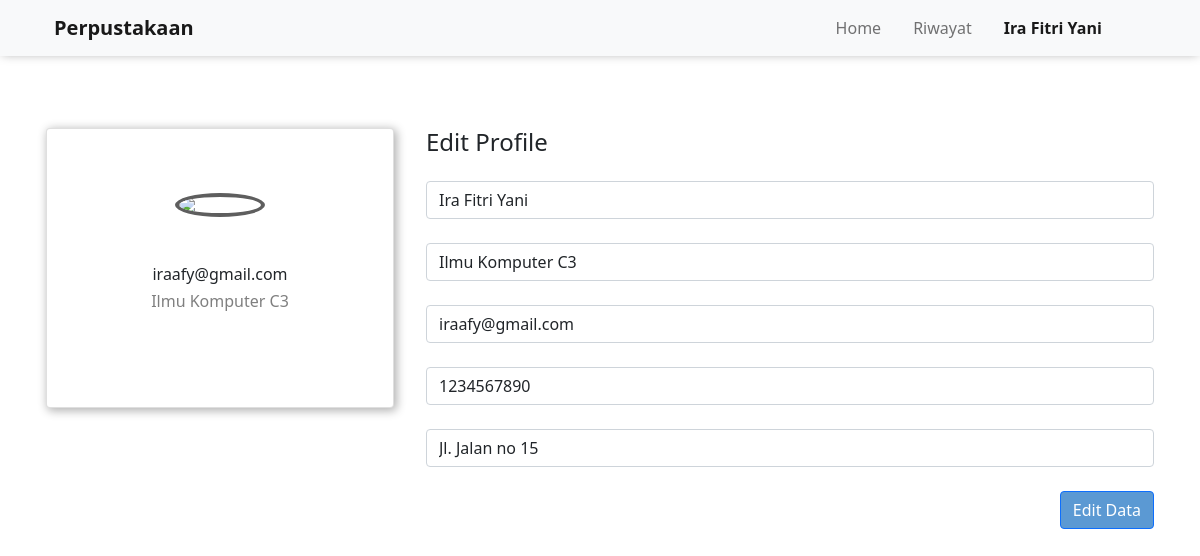
Screenshot of /profile.php (signed in) with the database file from the repository.
### tables this page shows
CREATE TABLE `anggota` (
  `id_anggota` int(11) NOT NULL,
  `kode_anggota` varchar(4) NOT NULL,
  `nama_anggota` varchar(100) NOT NULL,
  `jk_anggota` char(1) NOT NULL,
  `jurusan_anggota` varchar(50) NOT NULL,
  `email_anggota` varchar(50) NOT NULL,
  `no_telp_anggota` varchar(13) NOT NULL,
  `alamat_anggota` varchar(100) NOT NULL,
  `password` varchar(15) NOT NULL
);

### profile.php (the view, shortened to what this page needs)
<?php
	include 'conn.php';
	$user = mysqli_query($conn, 'SELECT * FROM anggota');
?>
<!doctype html>
<html lang="en">
<head>
	<link href="https://cdn.jsdelivr.net/npm/bootstrap@5.1.3/dist/css/bootstrap.min.css" rel="stylesheet">
	<link rel="stylesheet" href="style.css">
</head>
<body>
    <nav class="navbar navbar-expand-lg navbar-light bg-light fixed-top mb-5" style="box-shadow: 0px 0px 10px -2px rgba(0,0,0,0.35);">
		<div class="container ps-4 pe-4">
			<a class="navbar-brand" href="index.php">
				<b>
					Perpustakaan
				</b>
            </a>
			<div class="collapse navbar-collapse" id="navbarNav">
				<ul class="navbar-nav ms-auto">
                    <li class="nav-item">
						<a class="nav-link" href="index.php">Home&emsp;</a>
					</li>
					<li class="nav-item">
						<a class="nav-link" href="riwayat.php">Riwayat&emsp;</a>
					</li>
					<li class="nav-item">
						<a class="nav-link active" href="profile.php">
							<?php
								if(!isset($_SESSION["login"])) {
									echo "Profile";
								} else {
									echo $_SESSION['nama_anggota'];
								}
							?>
						&emsp;</a>
					</li>
					<li class="nav-item">
						<?php
							if(isset($_SESSION["login"])) {
								echo
								"
								<a class='nav-link' href='logout.php'>
									<span class='iconify-inline' data-icon='carbon:logout'></span>
								</a>
								";
							}
						?>
					</li>
				</ul>
			</div>
		</div>
	</nav>
    <div class="container mt-5 pt-5">
        <div class="row mt-3">
            <div class="col-lg-4 col-md-4 col-sm-12 col-12 border-right p-3">
                <div class="card" style="box-shadow: 2px 2px 10px 1px rgba(0,0,0,0.30);">
                    <div class="card-body pb-5">
                        <img class="rounded-circle mx-auto d-block mt-5 mb-4" style="border: 4px solid #5e5e5e;" src="https://upload.wikimedia.org/wikipedia/commons/thumb/6/6e/Breezeicons-actions-22-im-user.svg/512px-Breezeicons-actions-22-im-user.svg.png" width="90">
                        <div class="text-center mt-5 mb-5">
                            <?php foreach ($user as $key) { ?>
                                <?php if ($key['id_anggota'] == $_SESSION["id_anggota"]) { ?>
                                    <h6 class="font-weight-bold"><?php echo $key['email_anggota']; ?> </h6>
                                    <h6 class="text-black-50"><?php echo $key['jurusan_anggota']; ?> </h6>
                                <?php } ?>
                            <?php } ?>
                        </div>
                    </div>
                </div>
            </div>
            <div class="col-lg-8 col-md-4 col-sm-12 col-12 border-right p-3">
				<h4>
					Edit Profile
				</h4>
				<form action="" method="post">
					<div class="text-center mt-4">
						<?php foreach ($user as $key) { ?>
							<?php if ($key['id_anggota'] == $_SESSION["id_anggota"]) { ?>
								<input type="text" class="form-control" value="<?= $key['nama_anggota'] ?>" name="nama">
								<br>
								<input type="text" class="form-control" value="<?= $key['jurusan_anggota'] ?>" name="jurusan">
								<br>
								<input type="text" class="form-control" value="<?= $key['email_anggota'] ?>" name="email">
								<br>
								<input type="text" class="form-control" value="<?= $key['no_telp_anggota'] ?>" name="telepon">
								<br>
								<input type="text" class="form-control" value="<?= $key['alamat_anggota'] ?>" name="alamat">
								<br>
							<?php } ?>
						<?php } ?>
					</div>
					<button type="submit" class="btn btn-primary" style="float: right" name="edit">Edit Data</button>
				</form>
			</div>
        </div>
    </div>
    <br><br><br>
</body>
</html>

### style.css (style rules this page uses)
.btn-primary { background-color: rgb(91, 153, 211) !important; }
.active { font-weight: bold !important; }

### rows the page displays
anggota: email_anggota "iraafy@gmail.com", jurusan_anggota "Ilmu Komputer C3", nama "Ira Fitri Yani", jurusan "Ilmu Komputer C3", email "iraafy@gmail.com", telepon "1234567890", alamat "Jl. Jalan no 15"

### other values shown
$_SESSION['nama_anggota'] "Ira Fitri Yani"
